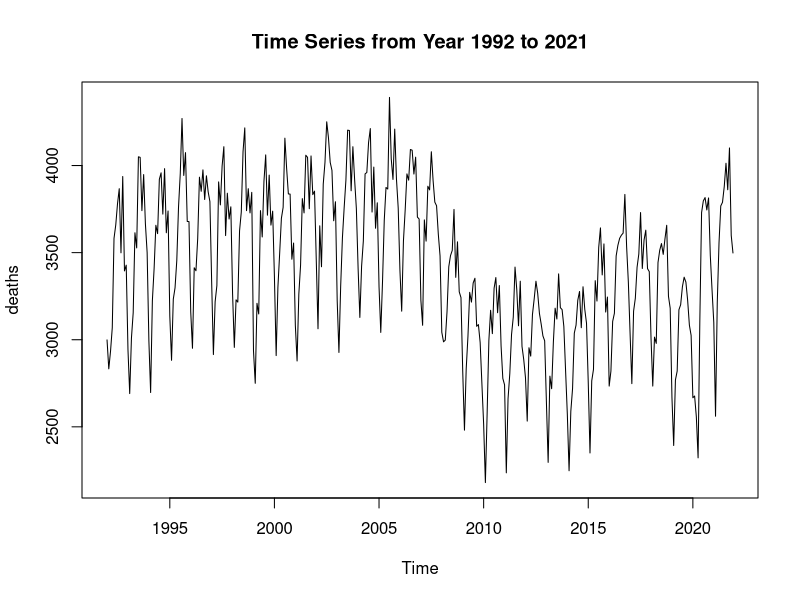
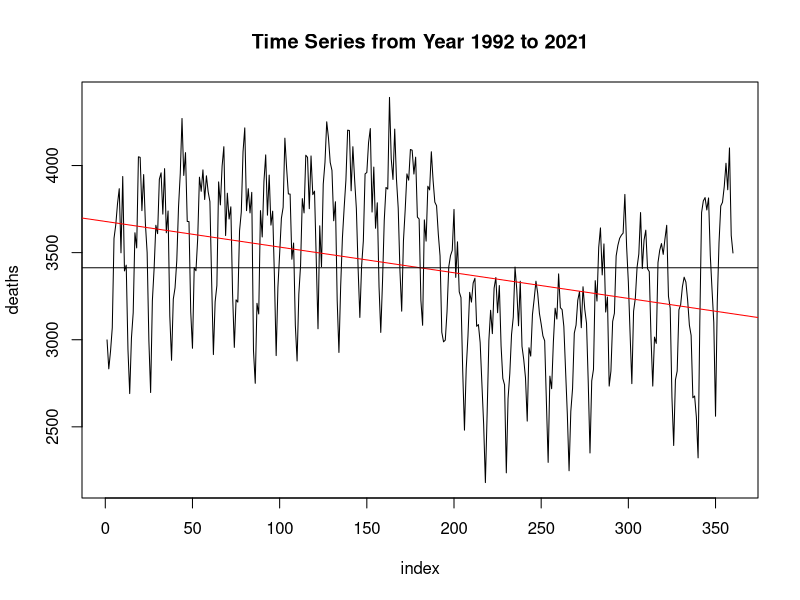
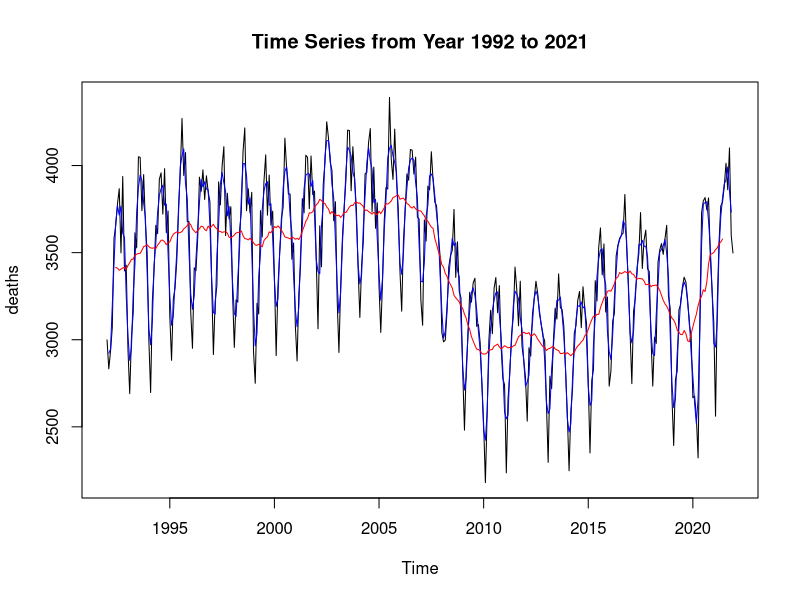
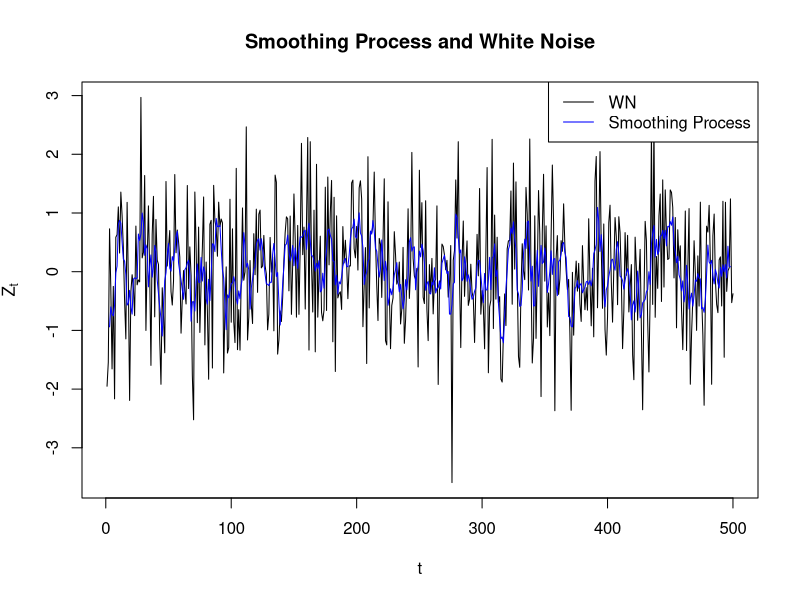
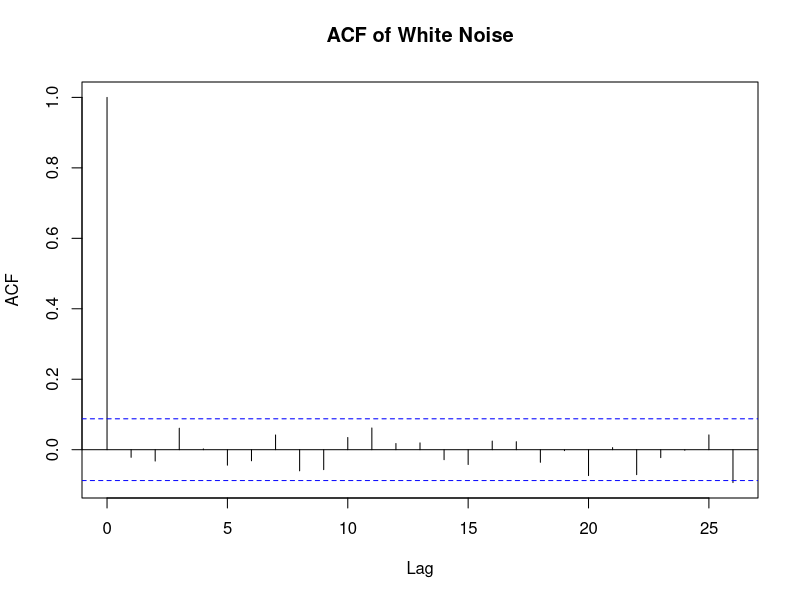
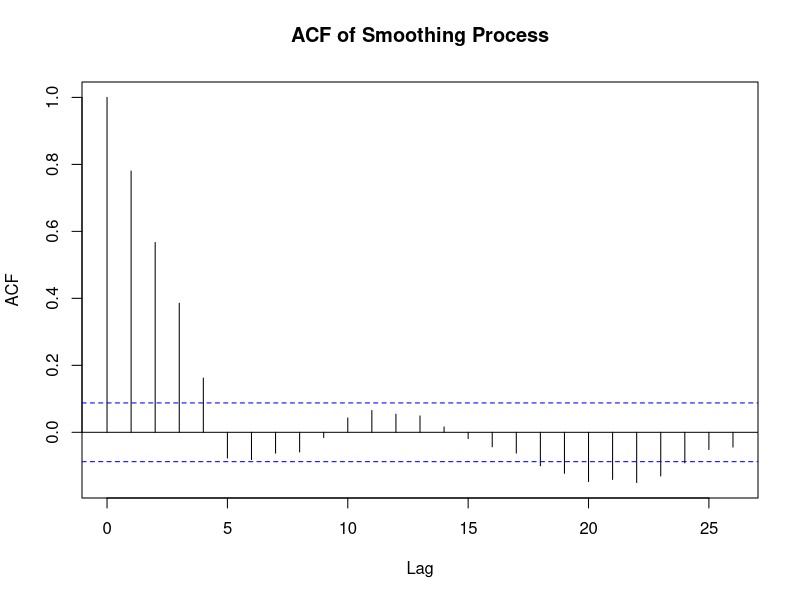

These figures' R source, in order:
## ---- chunk 1
knitr::opts_chunk$set(echo = TRUE)
## ---- chunk 2
library("readxl")
motor_death_month = read_excel("Deaths by Month Table.xlsx"
                               ,skip=1, n_max=391)[-c(1,2),]
#delete summery information
delete = c(1:30)*13
motor_death_month = motor_death_month[-delete,] #reorder the data.
groups = split(motor_death_month, rep(1:30, each = 12))
motor_death_month = do.call(rbind, rev(groups))
## ---- chunk 3
# Choose the Deaths column
deaths_data <- motor_death_month$Deaths

# Convert the Deaths data to a time series format with a monthly frequency
deaths <- ts(deaths_data,start = c(1992,1), frequency = 12)
## ---- chunk 4
plot(deaths, main = "Time Series from Year 1992 to 2021")
## ---- chunk 5
# Plot the Deaths data versus the index
plot(1:length(deaths),deaths, main =
   "Time Series from Year 1992 to 2021", type = 'l',xlab='index')
index = 1: length(deaths)
trend <- lm(deaths ~ index)
abline(trend, col="red")
abline(h=mean(deaths , col='blue'))
## ---- chunk 6
select <- c(1:(17*12))
data_split <- deaths[-c(select)]
training = data_split[1:(10*12)]
testing = data_split[((10*12)+1):(13*12)]
## ---- chunk 7
library(zoo)
smooth_data_3m = zoo::rollmean(deaths, k = 3, fill = NA)
smooth_data_12m = zoo::rollmean(deaths, k = 12, fill = NA)
plot(deaths, main = "Time Series from Year 1992 to 2021")
lines(smooth_data_3m, col='blue' )
lines(smooth_data_12m, col='red')
legend(2013, 2, legend=c("Original data","3-month average", "12-month average"),
   col=c("black" ,"blue", "red"), lty=1, cex=0.8)
## ---- chunk 8
#1. set the random seed 
set.seed(888) #any integer number
## ---- chunk 9
z_t <- rnorm(500,0,1)
x_t = filter(z_t, filter = rep(1/5,5), sides = 2, method = "convolution") 
# Plot of white-noise and x-t
plot(z_t,xlab = "t",ylab = expression(Z[t]),type = "l",
main = "Smoothing Process and White Noise") # Plot of Smoothing Process
lines(x_t,col = "blue")
# Add legend
legend("topright",c("WN", "Smoothing Process"),col = c("black","blue"),
       lty = 1)
## ---- chunk 10
acf(z_t, main="ACF of White Noise")
## ---- chunk 11
acf(x_t, na.action = na.pass, main="ACF of Smoothing Process")
